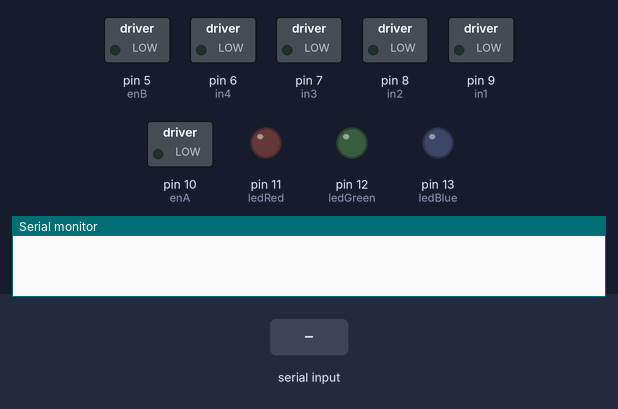
Recording of a sketch running on a simulated Arduino Uno, built with avr-gcc and run on an emulated ATmega328P. On the bench: switched loads named in the sketch (green lamp = pin HIGH), output pins drawn as LEDs (lit = HIGH), the last lines printed to the serial monitor. Dashed ring = blinking. The inputs (shaded band) are chosen by the test bench.

Above: at 3.2 s.
3.3 s: "90,45\n" received over Serial
At 4.7 s:
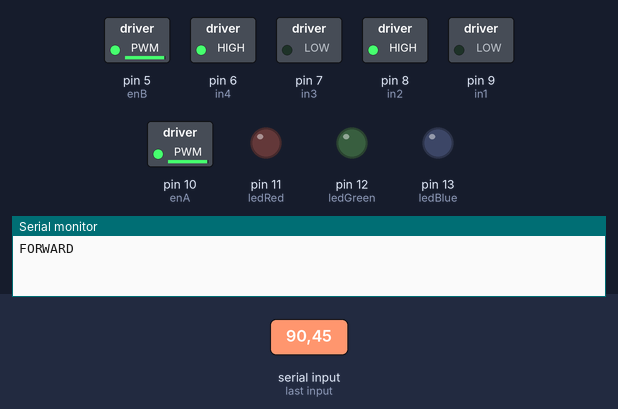
6.3 s: "5\n" received over Serial
At 7.4 s:
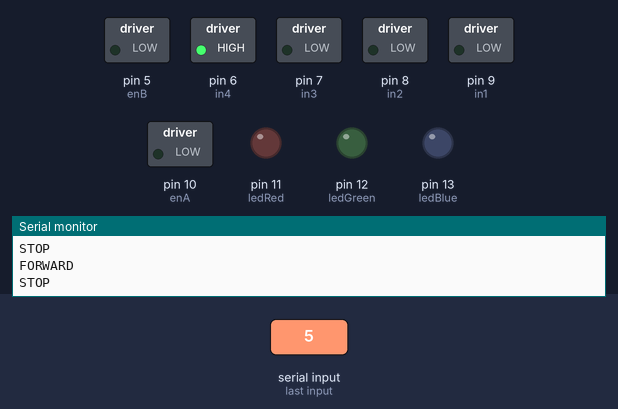
7.8 s: "30,150\n" received over Serial
At 9.2 s:
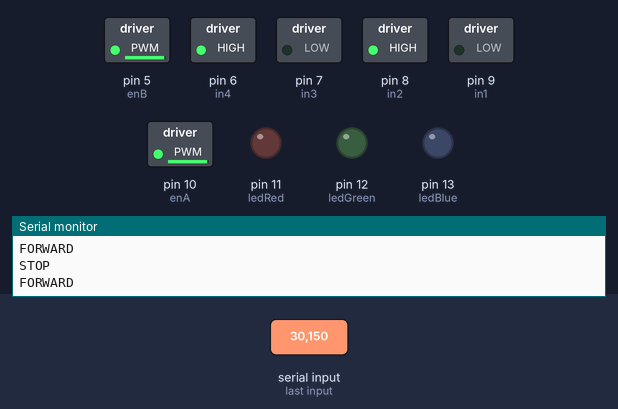
Timing chart, 0 to 16.8 s (numbered marks = the images above; inputs shaded):
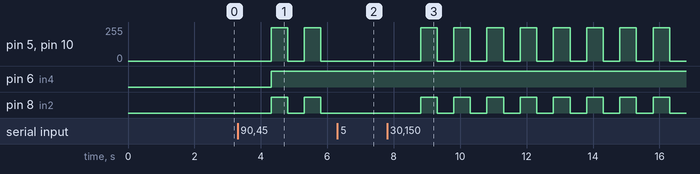

Measured:
- after the input at 3.3 s, pin 5 (enB), pin 10 (enA): alternates 250/255 for 0.50 s and 0/255 for 0.50 s, starting after 1.0 s; pin 6 (in4): LOW → HIGH after 1.0 s; pin 8 (in2): alternates HIGH for 0.50 s and LOW for 0.50 s, starting after 1.0 s
- after the input at 6.3 s, pin 5 (enB), pin 10 (enA): stays 0/255 (without the input it goes to 250/255 after 0.01 s); pin 8 (in2): stays LOW (without the input it goes to HIGH after 0.01 s)
- after the input at 7.8 s, pin 5 (enB), pin 10 (enA): alternates 250/255 for 0.50 s and 0/255 for 0.50 s, starting after 1.0 s; pin 8 (in2): alternates HIGH for 0.50 s and LOW for 0.50 s, starting after 1.0 s

The sketch:

RobotPathFinderL298N.ino
```cpp
#include <L298N.h>
#include "Moves.h"

// motors 1
int enA = 10;
int in1 = 9;
int in2 = 8;
// motors 2
int enB = 5;
int in3 = 7;
int in4 = 6;
//led
int ledGreen = 12;
int ledBlue = 13;
int ledRed = 11;
//palaisanas poga
int startButton = 2;
boolean buttonPressed = false;

Move move(enA,in1,in2,enB,in3,in4,ledGreen,ledBlue,ledRed);

//logic
char dataLine[31]; //change to what?
char data;
char currDirection;
char prevDirection;

void setup() {
  Serial.begin(9600);
  pinMode(startButton, INPUT_PULLUP);
  delay(2000);
 }
void createRoute()
{
   if (strlen(dataLine) > 0 ) //&& buttonPressed == true)
 {
  int x1 = dataLine[0];
  int x2 = dataLine[2];
  int y1 = dataLine[1];
  int y2 = dataLine[3];
  int Xfrom;
  int Yfrom;
  int Xto;
  int Yto;
  if (x1==x2 && y1>y2) { prevDirection = 'S'; move.ledSouth(); }
  else if (x1==x2 && y1<y1){ prevDirection = 'N'; move.ledNorth(); }
  else if (x1>x2 && y1==y2) { prevDirection = 'W'; move.ledWest(); }
  else if (x1<x2 && y1==y2) { prevDirection = 'E'; move.ledEast(); }
  //now first direction is defined and saved as prevDirection

  for (int i = 1; i <= strlen(dataLine)-2; i=i+2)
  {
    //463626161514243444454232221211 - send directly to arduino serial port
    Xfrom = dataLine[i-1]-'0';
    Yfrom = dataLine[i]-'0';
    Xto = dataLine[i+1]-'0';
    Yto = dataLine[i+2]-'0';

    if (Xfrom==Xto && Yfrom<Yto) { currDirection = 'S'; move.ledSouth(); }
    else if (Xfrom==Xto && Yfrom>Yto) { currDirection = 'N'; move.ledNorth(); }
    else if (Xfrom>Xto && Yfrom==Yto) { currDirection = 'W'; move.ledWest(); }
    else if (Xfrom<Xto && Yfrom==Yto) { currDirection = 'E'; move.ledEast(); }
    //defined current direction to go
    /*
    while (buttonPressed == false)
    {
    Serial.println(buttonPressed);
    buttonPressed = digitalRead(startButton);
    //if (startButton == HIGH) buttonPressed = true;
    //else
    delay(10);
    }
    */
    //waiting for button to be pressed

    if (currDirection == prevDirection) move.forward();
    else if (prevDirection == 'N' && currDirection == 'E') { move.turnRight(); move.forward(); }
    else if (prevDirection == 'N' && currDirection == 'W') { move.turnLeft(); move.forward(); }
    else if (prevDirection == 'W' && currDirection == 'N') { move.turnRight(); move.forward(); }
    else if (prevDirection == 'W' && currDirection == 'S') { move.turnLeft(); move.forward(); }
    else if (prevDirection == 'E' && currDirection == 'S') { move.turnRight(); move.forward(); }
    else if (prevDirection == 'E' && currDirection == 'N') { move.turnLeft(); move.forward(); }
    else if (prevDirection == 'S' && currDirection == 'E') { move.turnLeft(); move.forward(); }
    else if (prevDirection == 'S' && currDirection == 'W') { move.turnRight(); move.forward(); }
    //defines where to move and sends signals to motors
    prevDirection = currDirection;
    //after moving to next pos, set current Dir as previous Dir
  }
 }
 move.ledOff();
 buttonPressed = false;
}


void loop() {
     if(Serial.available()>0)
    {
      String data=Serial.readString();
      data.toCharArray(dataLine,31);
      //Serial.println(dataLine);
      //463626161514243444454232221211
     // buttonPressed = true; //triggered with a button
    }
    createRoute(); //Go go go!
}
```

Moves.cpp
```cpp
#include "Arduino.h"
#include "Moves.h"
Move::Move(int enA, int in1, int in2, int enB, int in3, int in4,int ledGreen, int ledBlue, int ledRed)
{
  pinMode(enA, OUTPUT);
  pinMode(enB, OUTPUT);
  pinMode(in1, OUTPUT);
  pinMode(in2, OUTPUT);
  pinMode(in3, OUTPUT);
  pinMode(in4, OUTPUT);
  pinMode(ledGreen, OUTPUT);
  pinMode(ledBlue, OUTPUT);
  pinMode(ledRed, OUTPUT);
  _enA = enA;
  _enB = enB;
  _in1 = in1;
  _in2 = in2;
  _in3 = in3;
  _in4 = in4;
  _ledGreen = ledGreen;
  _ledBlue = ledBlue;
  _ledRed = ledRed;
}

void Move::ledNorth()
{
  digitalWrite(_ledBlue, HIGH);
  digitalWrite(_ledRed, LOW);
  digitalWrite(_ledGreen, LOW);
}

void Move::ledSouth()
{
  digitalWrite(_ledBlue, LOW);
  digitalWrite(_ledRed, HIGH);
  digitalWrite(_ledGreen, LOW);
}

void Move::ledEast()
{
  digitalWrite(_ledBlue, HIGH);
  digitalWrite(_ledRed, HIGH);
  digitalWrite(_ledGreen, LOW);
}


void Move::ledWest()
{
  digitalWrite(_ledBlue, LOW);
  digitalWrite(_ledRed, LOW);
  digitalWrite(_ledGreen, HIGH);
}

void Move::ledOff()
{
  digitalWrite(_ledBlue, LOW);
  digitalWrite(_ledRed, LOW);
  digitalWrite(_ledGreen, LOW);
}

void Move::stop() {
      digitalWrite(_in1, LOW);
      digitalWrite(_in2, LOW);
      analogWrite(_enB, 0);
      analogWrite(_enA, 0);
      Serial.println("STOP");
      delay(500);
}

void Move::forward()
{
  digitalWrite(_in1, LOW);
  digitalWrite(_in2, HIGH);
  digitalWrite(_in3, LOW);
  digitalWrite(_in4, HIGH);
  analogWrite(_enA, 250);
  analogWrite(_enB, 250);
  Serial.println("FORWARD");
  delay(500);
  stop();
}
void Move::turnLeft()
{
      digitalWrite(_in1, HIGH);
      digitalWrite(_in2, LOW);
      digitalWrite(_in3, LOW);
      digitalWrite(_in4, HIGH);
      analogWrite(_enA, 200);
      analogWrite(_enB, 200);
      Serial.println("TURNING LEFT");
      delay(1000);
      stop();
}
void Move::turnRight() {
      digitalWrite(_in1, LOW);
      digitalWrite(_in2, HIGH);
      digitalWrite(_in3, HIGH);
      digitalWrite(_in4, LOW);
      analogWrite(_enB, 200);
      analogWrite(_enA, 200);
      Serial.println("TURNING RIGHT");
      delay(1000);
      stop();
}
```

Moves.h
```cpp
#ifndef Move_h
#define Move_h
#if (ARDUINO>=100)
#include "Arduino.h"
#else
#include "WProgram.h"
#endif

class Move {
public:
  Move(int enA, int in1, int in2, int enB, int in3, int in4,int ledGreen, int ledBlue, int ledRed);
  void forward();
  void stop();
  void turnLeft();
  void turnRight();
  void ledSouth();
  void ledNorth();
  void ledEast();
  void ledWest();
  void ledOff();

private:
int  _enA;
int  _enB;
int  _in1;
int  _in2;
int  _in3;
int  _in4;
int  _ledGreen;
int  _ledBlue;
int  _ledRed;

};
#endif
```
